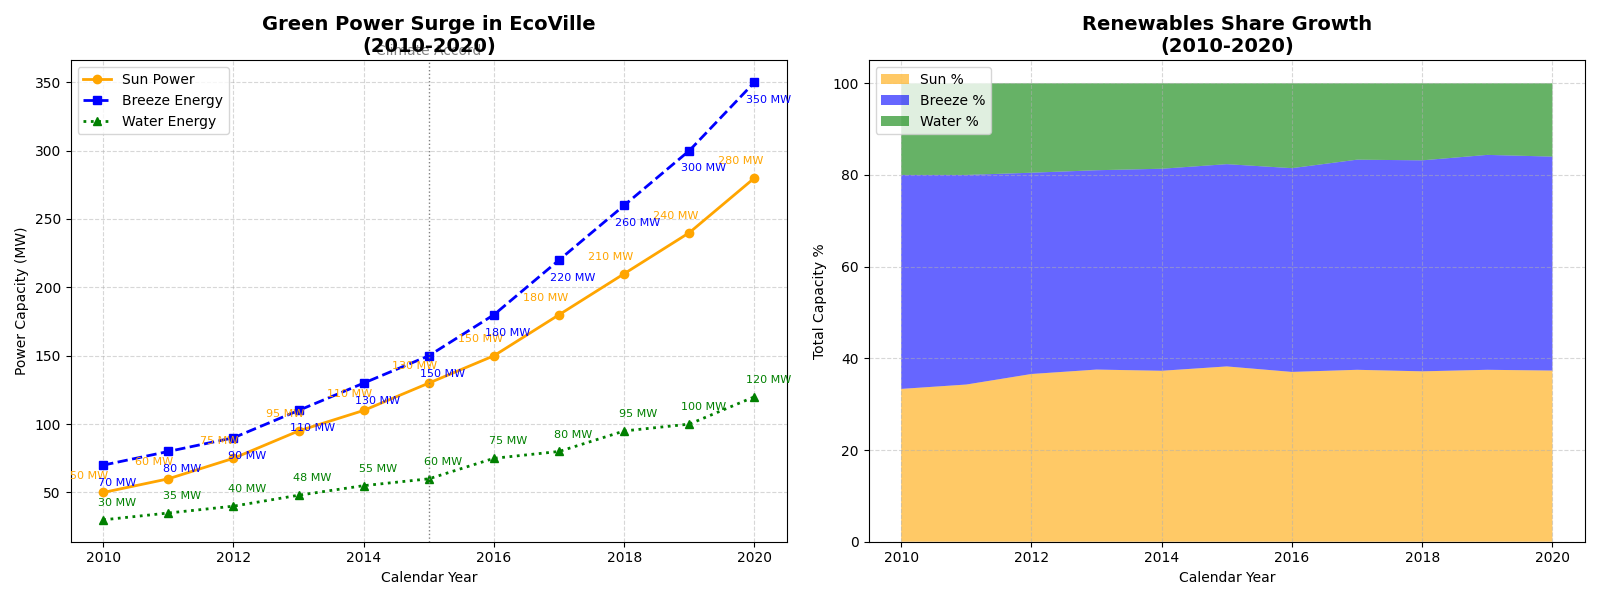

Recreate this plot in Python.
import matplotlib.pyplot as plt
import numpy as np

years = np.arange(2010, 2021)
solar_capacity = np.array([50, 60, 75, 95, 110, 130, 150, 180, 210, 240, 280])
wind_capacity = np.array([70, 80, 90, 110, 130, 150, 180, 220, 260, 300, 350])
hydro_capacity = np.array([30, 35, 40, 48, 55, 60, 75, 80, 95, 100, 120])

total_capacity = solar_capacity + wind_capacity + hydro_capacity
solar_percentage = (solar_capacity / total_capacity) * 100
wind_percentage = (wind_capacity / total_capacity) * 100
hydro_percentage = (hydro_capacity / total_capacity) * 100

fig, (ax1, ax2) = plt.subplots(1, 2, figsize=(16, 6))

ax1.plot(years, solar_capacity, marker='o', linestyle='-', color='orange', label='Sun Power', linewidth=2)
ax1.plot(years, wind_capacity, marker='s', linestyle='--', color='blue', label='Breeze Energy', linewidth=2)
ax1.plot(years, hydro_capacity, marker='^', linestyle=':', color='green', label='Water Energy', linewidth=2)

for i, (x, y) in enumerate(zip(years, solar_capacity)):
    ax1.annotate(f'{y} MW', (x, y), textcoords="offset points", xytext=(-10,10), ha='center', fontsize=8, color='orange')
for i, (x, y) in enumerate(zip(years, wind_capacity)):
    ax1.annotate(f'{y} MW', (x, y), textcoords="offset points", xytext=(10,-15), ha='center', fontsize=8, color='blue')
for i, (x, y) in enumerate(zip(years, hydro_capacity)):
    ax1.annotate(f'{y} MW', (x, y), textcoords="offset points", xytext=(10,10), ha='center', fontsize=8, color='green')

ax1.set_title('Green Power Surge in EcoVille\n(2010-2020)', fontsize=14, fontweight='bold')
ax1.set_xlabel('Calendar Year', fontsize=10)
ax1.set_ylabel('Power Capacity (MW)', fontsize=10)
ax1.legend(loc='upper left')
ax1.grid(True, linestyle='--', alpha=0.5)
ax1.axvline(x=2015, color='gray', linestyle=':', linewidth=1)
ax1.text(2015, max(max(solar_capacity), max(wind_capacity), max(hydro_capacity)) + 20, 'Climate Accord', ha='center', color='gray')

ax2.stackplot(years, solar_percentage, wind_percentage, hydro_percentage, labels=['Sun %', 'Breeze %', 'Water %'], colors=['orange', 'blue', 'green'], alpha=0.6)
ax2.set_title('Renewables Share Growth\n(2010-2020)', fontsize=14, fontweight='bold')
ax2.set_xlabel('Calendar Year', fontsize=10)
ax2.set_ylabel('Total Capacity %', fontsize=10)
ax2.legend(loc='upper left')
ax2.grid(True, linestyle='--', alpha=0.5)

plt.tight_layout()
plt.show()
